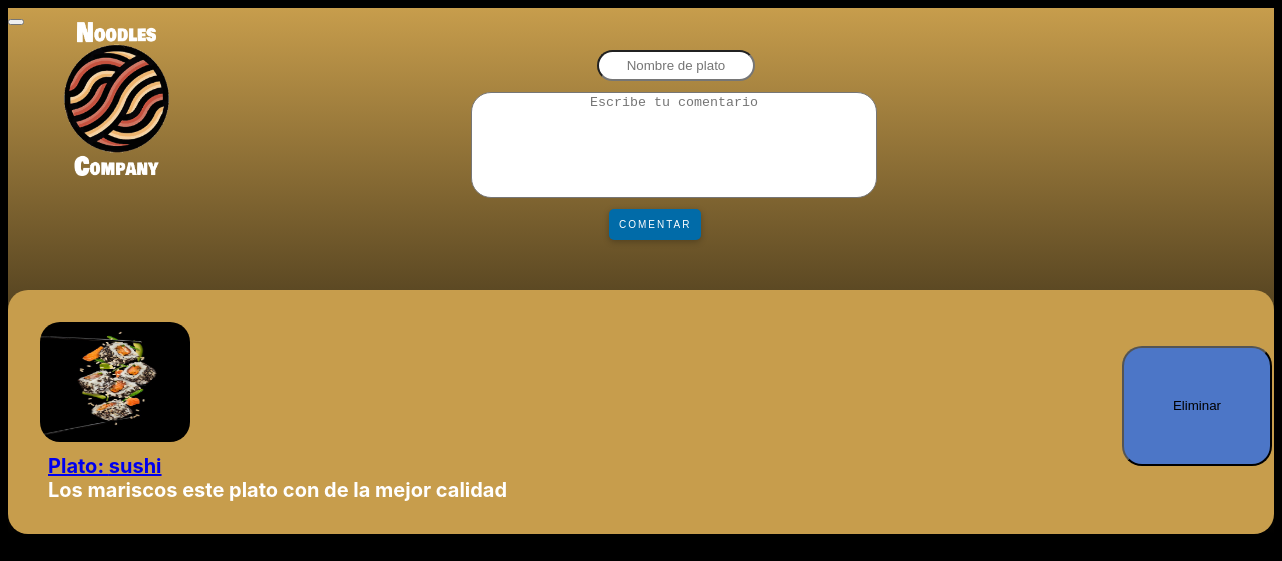
The page /mis_comentarios (signed in) on the database its author committed.
### tables this page shows
CREATE TABLE COMENTARIO(
       ID INTEGER PRIMARY KEY AUTOINCREMENT NOT NULL,
       USUARIO INTEGER NOT NULL,
       PLATO INTEGER NOT NULL,
       COMENTARIO VARCHAR NOT NULL,
       FOREIGN KEY(USUARIO) REFERENCES USUARIO(ID),
       FOREIGN KEY(PLATO) REFERENCES PLATO(ID)
);

CREATE TABLE PLATO( 
       ID INTEGER PRIMARY KEY AUTOINCREMENT NOT NULL,
	   NOMBRE VARCHAR NOT NULL,
	   DESCRIPCION VARCHAR NOT NULL,
	   PRECIO REAL NOT NULL,
	   FOTO VARCHAR NOT NULL
);

### app.py (the view, shortened to what this page needs)
@app.route('/mis_comentarios',methods=['GET','POST'])
@login_required
def comentariosRealizados():
    id=session['user_id']
    db=get_db()
    if(request.method =="GET"):
        lista_comentario=[]
        query12='SELECT * FROM COMENTARIO, PLATO WHERE COMENTARIO.PLATO = PLATO.ID AND COMENTARIO.USUARIO = ? '
        tupla12=(id,)
        for row in db.execute(query12,tupla12):
            lista_comentario.append(row)
        print(lista_comentario)
        return render_template('mis_comentarios.html',sesion_ini=sesion_ini,lista_comentario=lista_comentario)

### app.py (called while the page is built)
def login_required(view):
    @functools.wraps( view )
    def wrapped_view(**kwargs):
        global encontrado
        if encontrado is None:
            return redirect( url_for( 'login' ) )
        return view( **kwargs )
    return wrapped_view

### db.py (called while the page is built)
def get_db():
    try:
        if 'db' not in g:
            print('conectada')
            g.db = sqlite3.connect('NoodlesCompany.db')
        return g.db
    except Error:
        print(Error)

### templates/mis_comentarios.html (shortened to what this page needs)
<!DOCTYPE html>
<html lang="es">
<head>
    <link rel="stylesheet" href="{{ url_for('static',filename='css/MisComentarios.css') }}" type="text/css">
</head>
<body>
    <section id="app">
        <button>
            <a href="/perfil">  <img src="static/images/v13_19.png" alt= "Inicio" class="logo"></a>
        </button>
        <div class="container">
          <div class="row">
            <div class="col-6">
              <form action ="/comentar_plato" method="POST">
              <input type="text" class="comen" name="comen" placeholder="Nombre de plato">
                <textarea type="text" class="input" name="input" placeholder="Escribe tu comentario" @keyup.enter="addItem()"></textarea>
                <button class='primaryContained' type="submit">Comentar</button>
              </form>
            </div>
          </div>
        </div>
        {%for i in lista_comentario%}
        <div class="comentario1">
        <form action ="/mis_comentarios" method="POST">
            {% set comentario=i[3]%}
            {% set plato=i[5]%}
            <img src="/static/images/{{i[8]}}" class="plato1">
            <input type="submit" class="agregar" nombre="eliminar" value="Eliminar">
            <ul class="descplato">
                <strong>
               <a href="/plato{{i[4]}}"><li>Plato: {{plato}}</li></a>
                <li name="precio"> {{comentario}}</li>
                </strong>
            </ul>
             </form>
            </div>
        {%endfor%}
      </section>
</body>
</html>

### static/css/MisComentarios.css (style rules this page uses)
html { background-color: black; }
.plato1 { position: relative; left: 2rem; top:2rem; width: 150px; height: 120px; border-radius: 20px 20px 20px 20px; }
.descplato { position: relative; left: 0rem; top:-2rem; text-align: left; list-style: none; font-weight: bold; color: rgba(255,255,255,1); font-family: SF Pro Display; font-weight: Bold; font-size: 20px; opacity: 1; }
.agregar { background-color: #4c76c7; border-radius: 20px 20px 20px 20px; position: relative; left: 60rem; width: 150px; height: 120px; cursor: pointer; }
#app { background-image: linear-gradient(#C79D4C, rgba(0, 0, 0, 0)); }
.container { max-width: 640px; margin: 30px auto; border-radius: 8px; padding: 20px; }
button.primaryContained { background: #016ba8; color: #fff; padding: 10px 10px; border: none; cursor: pointer; text-transform: uppercase; letter-spacing: 2px; box-shadow: 0px 2px 6px 0px rgba(0, 0, 0, 0.25); transition: 1s all; font-size: 10px; border-radius: 5px; }
.input { width: 400px; height: 100px; resize: none; border-radius: 20px; position:relative; top:0rem; left:-3rem; }
.comen { width: 150px; height: 25px; resize: none; border-radius: 20px; position:relative; top:-8rem; left:15rem; }
.col-6 { text-align: center; display: block; }
.primaryContained { position: relative; text-align: center; display: block; left: 45%; }
.comentario1 { background-color: #C79D4C; color: white; border-radius: 20px; }
.logo { width: 105px; height: 154px; position: absolute; left: 4rem; z-index: 1; cursor: pointer; }

### rows shown on the page
COMENTARIO: FOTO (picture), COMENTARIO "Los mariscos este plato con de la mejor calidad"
PLATO: NOMBRE "sushi"
